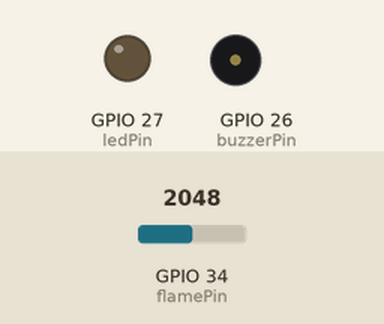
A sketch run on a simulated ESP32. On the bench: output pins drawn as LEDs (lit = HIGH), buzzer (waves = sounding, pin HIGH). Inputs (shaded band) come from the test bench; at power-on: GPIO 34 (flamePin) = 2048. WiFi joins after 1.5 s; servers stay silent unless stated; what the sketch prints to the serial monitor is not drawn.

Above: at 3.0 s.
3.1 s: GPIO 34 (flamePin) set to 2962
4.6 s: GPIO 34 (flamePin) set to 3044
At 5.3 s:
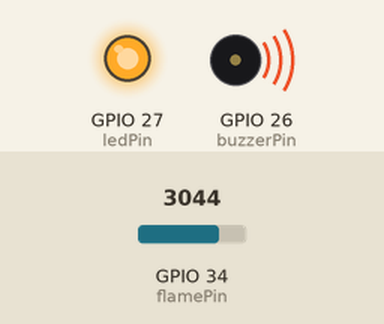
Timing chart, 0 to 7.6 s (numbered marks = the images above; inputs shaded):
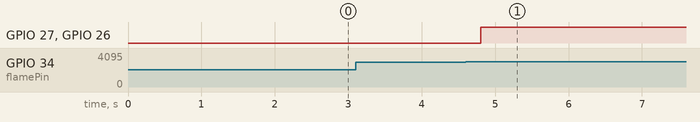

Measured:
- the behaviour switches between 3000 and 3001 on GPIO 34 (flamePin) (found by bisection; images 0 and 1)
- after the input at 3.1 s, every drawn part: stays the same
- after the input at 4.6 s, GPIO 27 (ledPin), GPIO 26 (buzzerPin): LOW → HIGH after 0.20 s

The sketch:

sketch_jul17a_copy_20250805215740.ino
```cpp
#include <WiFi.h>
#include <WiFiClientSecure.h>
#include <UniversalTelegramBot.h>
#include <ArduinoJson.h>

// --- Pin Definitions ---
const int flamePin = 34;    // Analog pin for the flame sensor
const int buzzerPin = 26;   // Digital pin for the buzzer
const int ledPin = 27;      // Digital pin for the LED

// --- Threshold Value ---
const int flameThreshold = 3000;

// --- Wi-Fi Credentials ---
const char* ssid = "GBCC Overseer";
const char* password = "LeadGulu291";

// --- Telegram Bot Credentials ---
#define BOT_TOKEN "8493294451:AAFjI3KvzkbNVrrC5orpCQuopeb4AylA8Ho"
#define CHAT_ID "1921644086" // Your personal chat ID

// --- Telegram Bot Instance ---
WiFiClientSecure client;
UniversalTelegramBot bot(BOT_TOKEN, client);

bool fireDetected = false; // Flag to track the fire state

void setup() {
  Serial.begin(115200);

  // Set the pin modes for the output components
  pinMode(buzzerPin, OUTPUT);
  pinMode(ledPin, OUTPUT);

  // Ensure the alarms are off at startup
  digitalWrite(buzzerPin, LOW);
  digitalWrite(ledPin, LOW);

  // Connect to Wi-Fi
  WiFi.mode(WIFI_STA);
  WiFi.begin(ssid, password);
  client.setCACert(TELEGRAM_CERTIFICATE_ROOT); // For secure communication

  Serial.print("Connecting to Wi-Fi...");
  while (WiFi.status() != WL_CONNECTED) {
    delay(500);
    Serial.print(".");
  }
  Serial.println("\nWiFi connected!");

  // Send a startup message to Telegram
  bot.sendMessage(CHAT_ID, "Fire alarm system is online!", "");
}

void loop() {
  // Read the analog value from the flame sensor
  int flameValue = analogRead(flamePin);
  Serial.print("Flame Sensor Value: ");
  Serial.println(flameValue);

  if (flameValue > flameThreshold) {
    // Fire detected
    if (!fireDetected) { // Check if it's a new detection
      Serial.println("!!! FIRE DETECTED !!!");
      digitalWrite(buzzerPin, HIGH);
      digitalWrite(ledPin, HIGH);

      // Send alert to Telegram
      String message = "🚨 **FIRE DETECTED!** 🚨\n\n";
      message += "Sensor Value: " + String(flameValue);
      bot.sendMessage(CHAT_ID, message, "Markdown");
      fireDetected = true; // Set flag to true
    }
  } else {
    // No flame
    if (fireDetected) { // Check if it was previously detected
      Serial.println("Fire all clear.");
      digitalWrite(buzzerPin, LOW);
      digitalWrite(ledPin, LOW);

      // Send "all clear" message to Telegram
      bot.sendMessage(CHAT_ID, "✅ **All clear.** The fire has been resolved.", "Markdown");
      fireDetected = false; // Reset flag
    }
  }

  // A small delay to prevent the loop from running too fast
  delay(500);
}
```
